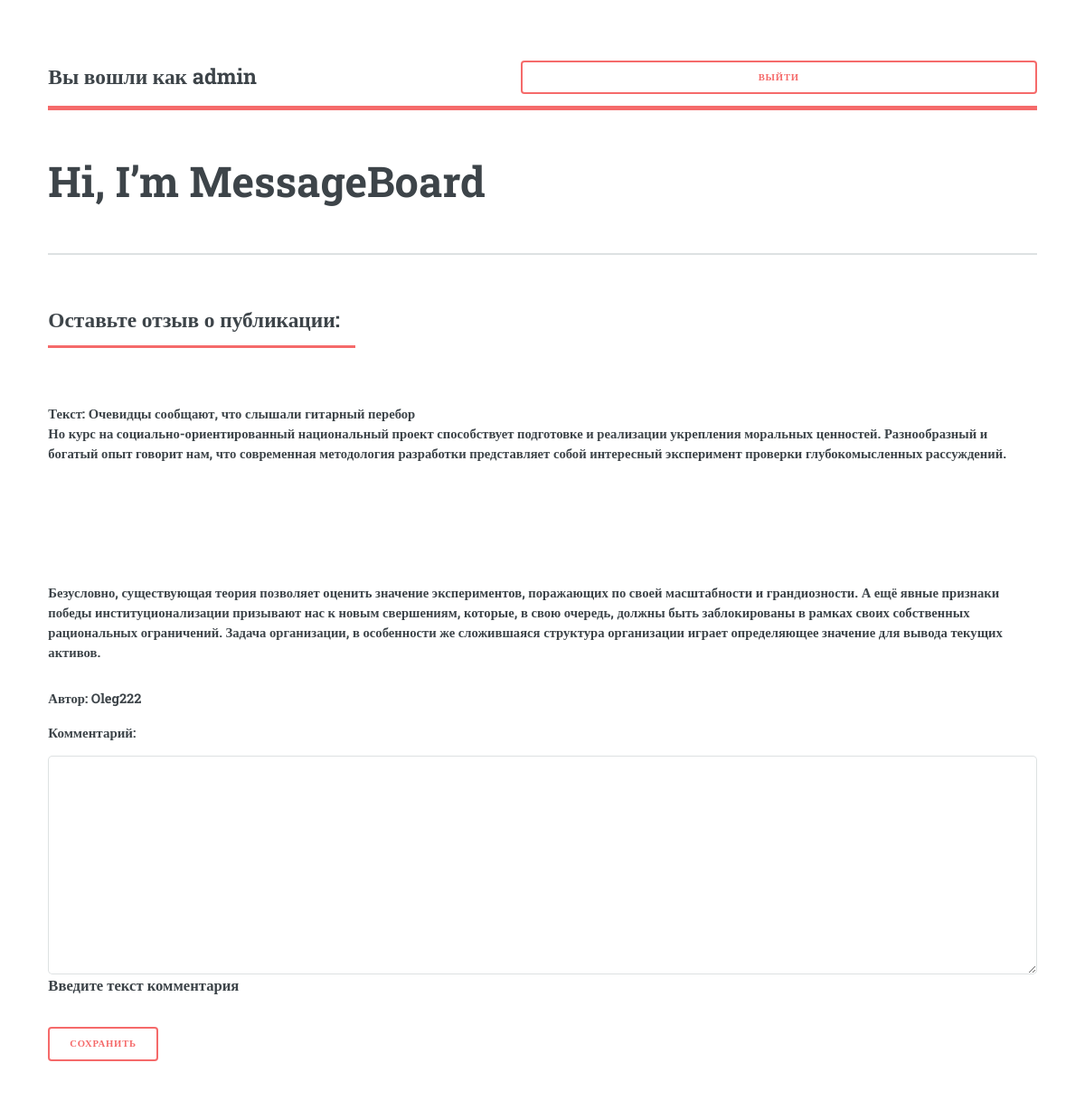
The app's page /posts/12/reply/ (signed in) with its own data.
### board/models.py (models this page shows, shortened)
class Post(models.Model):
    author = models.ForeignKey(User, on_delete=models.CASCADE, verbose_name='Автор')
    public_date = models.DateTimeField(auto_now_add=True)
    category = models.ForeignKey('Category', on_delete=models.CASCADE, blank=False, verbose_name='Категория')
    title = models.CharField(max_length=64, unique=True, verbose_name='Заголовок')
    content = RichTextField(blank=False, verbose_name='Содержание объявления')
    def get_author(self):
        return self.author.username

### board/views.py (the view, shortened to what this page needs)
# urls.py: path('posts/<int:id>/reply/', FeedCreate.as_view(), name='feed_create'),
class FeedCreate(LoginRequiredMixin, CreateView):
    form_class = FeedbackForm
    model = Feedback
    template_name = 'feed_create.html'
    def get_context_data(self, **kwargs):
        context = super().get_context_data(**kwargs)
        post_id = self.kwargs.get('id')
        context['post'] = Post.objects.get(id=post_id)
        return context

### board/forms.py
class FeedbackForm(forms.ModelForm):
    message = forms.CharField(min_length=20, widget=Textarea(), help_text='Введите текст комментария',
                              label='Комментарий')
    class Meta:
        model = Feedback
        fields = [
            'message',
        ]

### templates/feed_create.html (shortened to what this page needs)
{% extends 'flatpages/default.html'%}
{% block title %}
Оставьте отзыв о публикации:
{% endblock title %}
{% block content %}
<h4>Текст: {{ post.title }}<br>{{ post.content|safe }}</h4>
<h4>Автор: {{ post.get_author }}<br></h4>
<form action="" method="post">
    <h3>{{ form.as_p }}</h3>
    <input type="submit" value="Сохранить" />
</form>
{% endblock content %}

### templates/flatpages/default.html (shortened to what this page needs)
<!DOCTYPE HTML>
<html>
	<head>
		{% load static %}
		<link rel="stylesheet" href="{% static 'css/main.css' %}"/>
	</head>
	<body class="is-preload">
			<div id="wrapper">
					<div id="main">
						<div class="inner">
								<header id="header">
							{% if user.is_authenticated %}
									<h2>Вы вошли как {{ user.username }}</h2><br>
							<a href="{% url 'logout'%}?next=/posts/" class="button">Выйти</a>
							{% else %}
							<a href="{% url 'login'%}?next={{request.path}}" class="button">Войти</a>
							<a href="{% url 'signup'%}?next={{request.path}}" class="button" >Зарегистрироваться</a>
									{% endif %}
								</header>
								<section id="banner">
									<div class="content">
										<header>
											<h1>Hi, I’m MessageBoard</h1>
										</header>
									</div>
								</section>
								<section>
									<header class="major">
										<h2>{% block title %} {% endblock title %}</h2>
									</header>
											<div class="col-6 col-12-medium">
												<h4>{% block content %} {% endblock content %}</h4>
											</div>
								</section>
						</div>
					</div>
			</div>
	</body>
</html>

### records on screen
Post: title "Очевидцы сообщают, что слышали гитарный перебор", content "Но курс на социально-ориентированный национальный проект способствует подготовке и реализации укрепления моральных ценностей. Разнообразный и богатый опыт говорит нам, что современная методология разработки представляет собой интересный эксперимент проверки глубокомысленных рассуждений. Безусловно, существующая теория позволяет оценить значение экспериментов, поражающих по своей масштабности и грандиозности. А ещё явные признаки победы институционализации призывают нас к новым свершениям, которые, в свою очередь, должны быть заблокированы в рамках своих собственных рациональных ограничений. Задача организации, в особенности же сложившаяся структура организации играет определяющее значение…", get_author "Oleg222"

### other values on screen
{{ user.username }} "admin"
